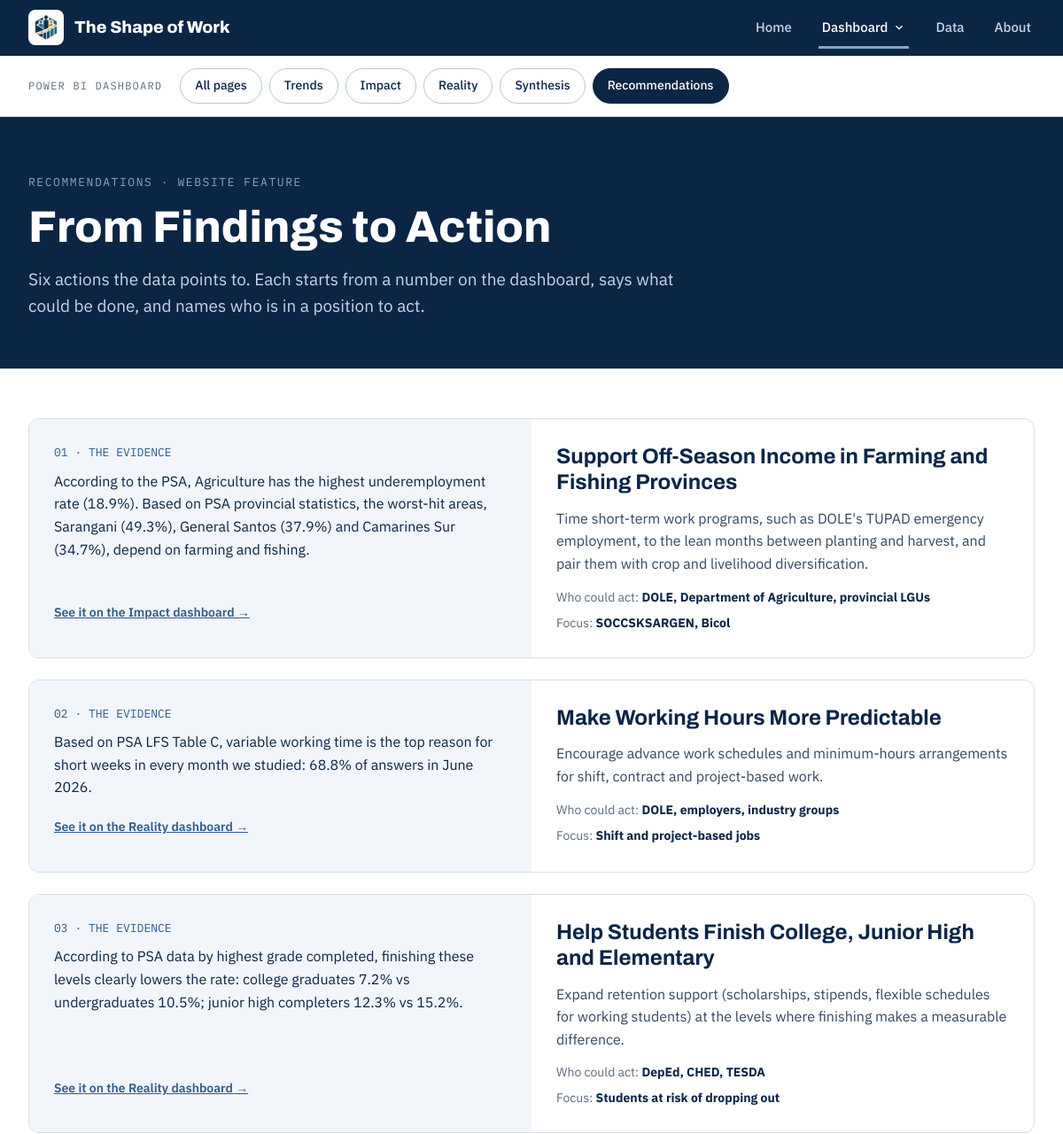
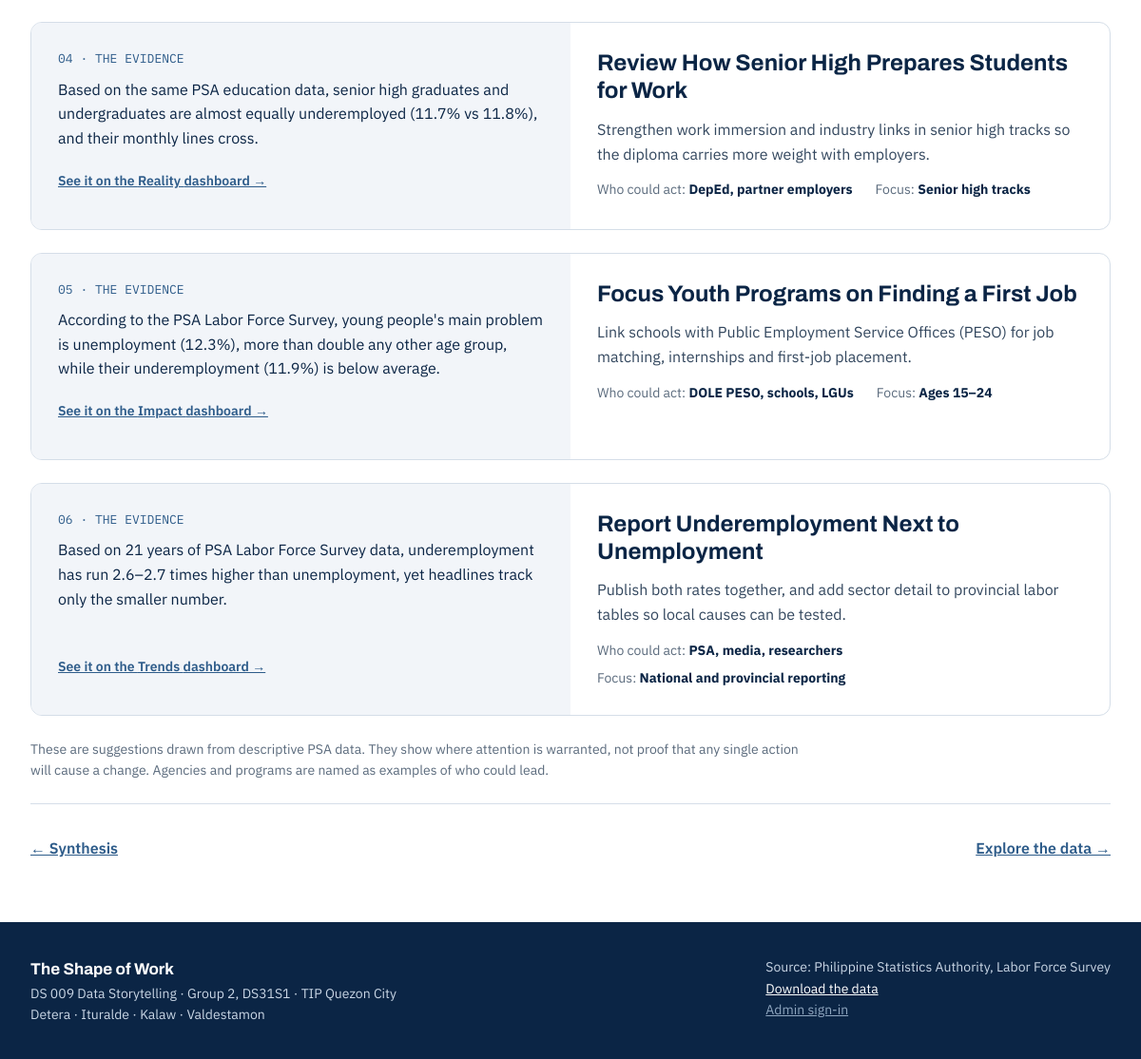
Screenshot of /dashboard/recommendations/ with the database file from the repository (2 pictures, top to bottom).
### dashboard/models.py (models this page shows, shortened)
class PowerBIPage(models.Model):
    slug = models.SlugField(unique=True, help_text="Used in the web address, e.g. trends")
    title = models.CharField(max_length=60)
    act_label = models.CharField(max_length=80, help_text="e.g. Act I · Trends · 2005–2026")
    question = models.CharField(max_length=200)
    intro = models.TextField(
        help_text="The proposal's answer to the main research question, shown beside it"
    )
    page_id = models.CharField(
        max_length=40, help_text="Power BI page ID, e.g. 29c29917e904611d106b"
    )
    order = models.PositiveSmallIntegerField(default=0)
    class Meta:
        ordering = ["order"]
        verbose_name = "Power BI page"

class Recommendation(models.Model):
    number = models.PositiveSmallIntegerField(default=1)
    title = models.CharField(max_length=160)
    evidence = models.TextField()
    action = models.TextField()
    who = models.CharField("Who could act", max_length=200)
    focus = models.CharField(max_length=120)
    related_page = models.ForeignKey(
        PowerBIPage, on_delete=models.SET_NULL, null=True, blank=True
    )
    image = models.ImageField(upload_to="recommendations/", blank=True)
    image_alt = models.CharField("Image description", max_length=160, blank=True)
    is_published = models.BooleanField(default=True)
    updated_at = models.DateTimeField(auto_now=True)
    class Meta:
        ordering = ["number"]

### dashboard/views.py (the view)
# urls.py: path("recommendations/", views.recommendations, name="recommendations"),
def recommendations(request):
    items = Recommendation.objects.filter(is_published=True).select_related("related_page")
    return render(
        request,
        "dashboard/recommendations.html",
        {"items": items, "current": "recommendations"},
    )

### dashboard/context_processors.py (called while the page is built)
def dashboard_nav(request):
    return {"nav_pages": PowerBIPage.objects.all(), "is_live": settings.IS_VERCEL}

### templates/dashboard/recommendations.html (shortened to what this page needs)
{% extends "base.html" %}
{% block switcher %}{% include "dashboard/_switcher.html" %}{% endblock %}
{% block content %}
<section class="page-head dark">
  <div class="wrap">
    <p class="eyebrow">Recommendations · website feature</p>
    <h1>From Findings to Action</h1>
    <p class="lead">Six actions the data points to. Each starts from a number on the dashboard, says what could be done, and names who is in a position to act.</p>
  </div>
</section>
<section class="section">
  <div class="wrap stack" style="gap:24px">
    {% for rec in items %}
      <article class="rec">
        <div class="rec-evidence">
          <span class="mono tiny" style="color:#2E5C8A">{{ rec.number|stringformat:"02d" }} · THE EVIDENCE</span>
          <p>{{ rec.evidence }}</p>
          {% if rec.related_page %}
            <a class="link-strong small" style="margin-top:auto" href="{% url 'dashboard:page' rec.related_page.slug %}">See it on the {{ rec.related_page.title }} dashboard →</a>
          {% endif %}
        </div>
        <div class="rec-action">
          <h2>{{ rec.title }}</h2>
          <p>{{ rec.action }}</p>
          <div class="rec-meta">
            <span><span class="muted">Who could act:</span> <strong>{{ rec.who }}</strong></span>
            <span><span class="muted">Focus:</span> <strong>{{ rec.focus }}</strong></span>
          </div>
        </div>
      </article>
    {% empty %}
      <p class="muted">No recommendations yet. Run <code>python manage.py seed_content</code>.</p>
    {% endfor %}
    <p class="muted small" style="margin:0;max-width:820px;line-height:1.6">These are suggestions drawn from descriptive PSA data. They show where attention is warranted, not proof that any single action will cause a change. Agencies and programs are named as examples of who could lead.</p>
    <div class="pager">
      <a class="link-strong" href="{% url 'dashboard:page' 'synthesis' %}">← Synthesis</a>
      <a class="link-strong" href="{% url 'datahub:data' %}">Explore the data →</a>
    </div>
  </div>
</section>
{% endblock %}

### templates/dashboard/_switcher.html
<div class="switcher">
  <div class="wrap">
    <span class="switcher-label">POWER BI DASHBOARD</span>
    <nav class="pills" aria-label="Dashboard pages">
      <a class="pill {% if current == 'all' %}cur{% endif %}" href="{% url 'dashboard:overview' %}">All pages</a>
      {% for p in nav_pages %}
        <a class="pill {% if current == p.slug %}cur{% endif %}" href="{% url 'dashboard:page' p.slug %}">{{ p.title }}</a>
      {% endfor %}
      <a class="pill {% if current == 'recommendations' %}cur{% endif %}" href="{% url 'dashboard:recommendations' %}">Recommendations</a>
    </nav>
  </div>
</div>

### static/css/style.css (style rules this page uses)
:root { --navy: #0B2545; --navy-2: #163A63; --blue: #2E5C8A; --blue-soft: #7FA7D1; --ink-2: #33475E; --muted: #5B6B7D; --line: #D5DEE8; --line-2: #E6ECF2; --mist: #F2F5F9; --mist-2: #F7F9FB; --tint: #EEF3F9; --white: #FFFFFF; --danger: #A23B2A; }
* { box-sizing: border-box; }
html { scroll-behavior: smooth; }
body { margin: 0; background: var(--white); color: var(--navy); font-family: 'IBM Plex Sans', system-ui, sans-serif; font-size: 16px; line-height: 1.5; min-height: 100vh; display: flex; flex-direction: column; }
a { color: var(--blue); }
.mono { font-family: 'IBM Plex Mono', monospace; }
.wrap { max-width: 1200px; margin: 0 auto; padding: 0 32px; }
.eyebrow { margin: 0; font-family: 'IBM Plex Mono', monospace; font-size: 13px; letter-spacing: .12em; text-transform: uppercase; color: var(--blue); }
.muted { color: var(--muted); }
.small { font-size: 14px; }
.tiny { font-size: 13px; }
.link-strong { font-weight: 600; min-height: 44px; display: inline-flex; align-items: center; }
.switcher { background: var(--white); border-bottom: 1px solid var(--line); }
.switcher .wrap { display: flex; flex-wrap: wrap; align-items: center; gap: 10px 20px; padding-top: 14px; padding-bottom: 14px; }
.switcher-label { font-family: 'IBM Plex Mono', monospace; font-size: 12px; letter-spacing: .1em; color: var(--muted); }
.pills { display: flex; flex-wrap: wrap; gap: 8px; }
.pill { display: inline-flex; align-items: center; min-height: 40px; padding: 0 16px; border-radius: 999px; border: 1px solid #B8C6D6; color: var(--navy); text-decoration: none; font-size: 14px; font-weight: 500; }
.pill.cur { background: var(--navy); border-color: var(--navy); color: var(--white); }
.page-head { background: var(--mist); border-bottom: 1px solid var(--line); }
.page-head .wrap { padding-top: 64px; padding-bottom: 56px; display: flex; flex-direction: column; gap: 16px; }
.page-head h1 { margin: 0; font-family: 'Archivo', sans-serif; font-size: 50px; line-height: 1.05; font-weight: 800; max-width: 920px; }
.page-head p.lead { margin: 0; font-size: 19px; line-height: 1.6; color: var(--ink-2); max-width: 780px; }
.page-head.dark { background: var(--navy); color: var(--white); border-bottom: 0; }
.page-head.dark .eyebrow { color: var(--blue-soft); }
.page-head.dark p.lead { color: #C9D6E5; }
.section { padding-top: 56px; padding-bottom: 56px; }
.stack { display: flex; flex-direction: column; gap: 20px; }
.pager { display: flex; flex-wrap: wrap; justify-content: space-between; gap: 16px; padding-top: 24px; border-top: 1px solid var(--line); }
.rec { border: 1px solid var(--line); border-radius: 12px; overflow: hidden; display: grid; grid-template-columns: repeat(auto-fit, minmax(300px, 1fr)); }
.rec-evidence { background: var(--mist); padding: 28px; display: flex; flex-direction: column; gap: 10px; }
.rec-evidence p { margin: 0; font-size: 16px; line-height: 1.6; }
.rec-action { padding: 28px; display: flex; flex-direction: column; gap: 14px; }
.rec-action h2 { margin: 0; font-family: 'Archivo', sans-serif; font-size: 24px; line-height: 1.2; }
.rec-action p { margin: 0; font-size: 16px; line-height: 1.6; color: var(--ink-2); }
.rec-meta { display: flex; flex-wrap: wrap; gap: 8px 24px; font-size: 14px; }

### rows the page displays
PowerBIPage: title "Trends"
PowerBIPage: title "Impact"
PowerBIPage: title "Reality"
PowerBIPage: title "Synthesis"
Recommendation: number "01", evidence "According to the PSA, Agriculture has the highest underemployment rate (18.9%). Based on PSA provincial statistics, the worst-hit areas, Sarangani (49.3%), General Santos (37.9%) and Camarines Sur (34.7%), depend on farming and fishing.", related_page "Impact", title "Support Off-Season Income in Farming and Fishing Provinces", action "Time short-term work programs, such as DOLE's TUPAD emergency employment, to the lean months between planting and harvest, and pair them with crop and livelihood diversification.", who "DOLE, Department of Agriculture, provincial LGUs", focus "SOCCSKSARGEN, Bicol"
Recommendation: number "02", evidence "Based on PSA LFS Table C, variable working time is the top reason for short weeks in every month we studied: 68.8% of answers in June 2026.", related_page "Reality", title "Make Working Hours More Predictable", action "Encourage advance work schedules and minimum-hours arrangements for shift, contract and project-based work.", who "DOLE, employers, industry groups", focus "Shift and project-based jobs"
Recommendation: number "03", evidence "According to PSA data by highest grade completed, finishing these levels clearly lowers the rate: college graduates 7.2% vs undergraduates 10.5%; junior high completers 12.3% vs 15.2%.", related_page "Reality", title "Help Students Finish College, Junior High and Elementary", action "Expand retention support (scholarships, stipends, flexible schedules for working students) at the levels where finishing makes a measurable difference.", who "DepEd, CHED, TESDA", focus "Students at risk of dropping out"
Recommendation: number "04", evidence "Based on the same PSA education data, senior high graduates and undergraduates are almost equally underemployed (11.7% vs 11.8%), and their monthly lines cross.", related_page "Reality", title "Review How Senior High Prepares Students for Work", action "Strengthen work immersion and industry links in senior high tracks so the diploma carries more weight with employers.", who "DepEd, partner employers", focus "Senior high tracks"
Recommendation: number "05", evidence "According to the PSA Labor Force Survey, young people's main problem is unemployment (12.3%), more than double any other age group, while their underemployment (11.9%) is below average.", related_page "Impact", title "Focus Youth Programs on Finding a First Job", action "Link schools with Public Employment Service Offices (PESO) for job matching, internships and first-job placement.", who "DOLE PESO, schools, LGUs", focus "Ages 15–24"
Recommendation: number "06", evidence "Based on 21 years of PSA Labor Force Survey data, underemployment has run 2.6–2.7 times higher than unemployment, yet headlines track only the smaller number.", related_page "Trends", title "Report Underemployment Next to Unemployment", action "Publish both rates together, and add sector detail to provincial labor tables so local causes can be tested.", who "PSA, media, researchers", focus "National and provincial reporting"
